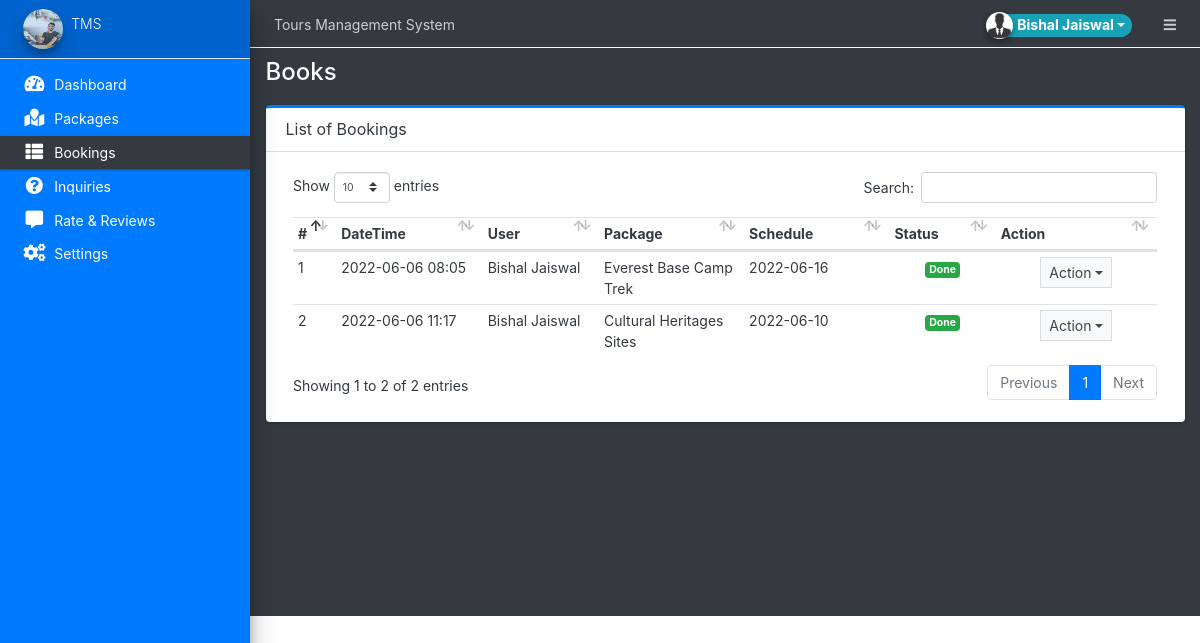
/admin/?page=books (signed in), run on the app's committed database.
### tables this page shows
CREATE TABLE `book_list` (
  `id` int(30) NOT NULL,
  `user_id` int(30) NOT NULL,
  `package_id` int(30) NOT NULL,
  `status` tinyint(4) NOT NULL DEFAULT 0 COMMENT '0=pending,1=confirm, 2=cancelled\r\n',
  `schedule` date DEFAULT NULL,
  `date_created` datetime NOT NULL DEFAULT current_timestamp()
);

CREATE TABLE `packages` (
  `id` int(30) NOT NULL,
  `title` text DEFAULT NULL,
  `tour_location` text DEFAULT NULL,
  `cost` double NOT NULL,
  `description` text DEFAULT NULL,
  `upload_path` text DEFAULT NULL,
  `status` tinyint(4) NOT NULL DEFAULT 1 COMMENT '1 =active ,2 = Inactive',
  `date_created` datetime NOT NULL DEFAULT current_timestamp()
);

### admin/books/index.php (the view, shortened to what this page needs)
<div class="card card-outline card-primary">
	<div class="card-header">
		<h3 class="card-title">List of Bookings</h3>
	</div>
	<div class="card-body">
        <div class="container-fluid">
        <table class="table table-stripped text-dark">
            <colgroup>
                <col width="5%">
                <col width="10">
                <col width="15">
                <col width="25">
                <col width="20">
                <col width="5">
                <col width="5">
            </colgroup>
            <thead>
                <tr>
                    <th>#</th>
                    <th>DateTime</th>
                    <th>User</th>
                    <th>Package</th>
                    <th>Schedule</th>
                    <th>Status</th>
                    <th>Action</th>
                </tr>
            </thead>
            <tbody>
                <?php
                $i=1;
                    $qry = $conn->query("SELECT b.*,p.title,concat(u.firstname,' ',u.lastname) as name FROM book_list b inner join `packages` p on p.id = b.package_id inner join users u on u.id = b.user_id order by date(b.date_created) desc ");
                    while($row= $qry->fetch_assoc()):
                ?>
                    <tr>
                        <td><?php echo $i++ ?></td>
                        <td><?php echo date("Y-m-d H:i",strtotime($row['date_created'])) ?></td>
                        <td><?php echo $row['name'] ?></td>
                        <td><?php echo $row['title'] ?></td>
                        <td><?php echo date("Y-m-d",strtotime($row['schedule'])) ?></td>
                        <td class="text-center">
                            <?php if($row['status'] == 0): ?>
                                <span class="badge badge-warning">Pending</span>
                            <?php elseif($row['status'] == 1): ?>
                                <span class="badge badge-primary">Confirmed</span>
                            <?php elseif($row['status'] == 2): ?>
                                <span class="badge badge-danger">Cancelled</span>
                            <?php elseif($row['status'] == 3): ?>
                                <span class="badge badge-success">Done</span>
                            <?php endif; ?>
                        </td>
                        <td align="center">
                                <button type="button" class="btn btn-flat btn-default btn-sm dropdown-toggle dropdown-icon" data-toggle="dropdown">
                                    Action
                                </button>
                        </td>
                    </tr>
                <?php endwhile; ?>
            </tbody>
        </table>
		</div>
	</div>
</div>

### data on the page
book_list: date_created "2022-06-06 08:05", name "Bishal Jaiswal", package.title "Everest Base Camp Trek", schedule "2022-06-16", status "Done"
book_list: date_created "2022-06-06 11:17", name "Bishal Jaiswal", package.title "Cultural Heritages Sites", schedule "2022-06-10", status "Done"

### other printed values
$_settings->info('name') "Tours Management System"
$_settings->userdata('firstname').' '.$_settings->userdata('lastname') "Bishal Jaiswal"
$_settings->info('short_name') "TMS"
str_replace(array("/","_"), " ",$page) "Books"
